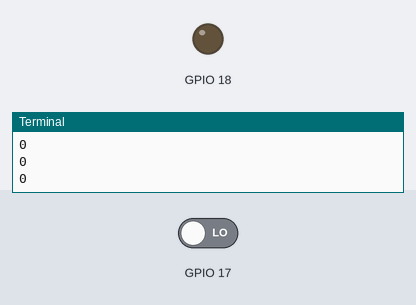
A program run on a simulated Raspberry Pi (BCM pin numbers). On the bench: output pins drawn as LEDs (lit = HIGH), the last lines printed to the terminal. The test bench sets the inputs (shaded band); at power-on: GPIO 17 LOW.

Above: at 1.2 s.
1.3 s: GPIO 17 driven HIGH
At 2.5 s:
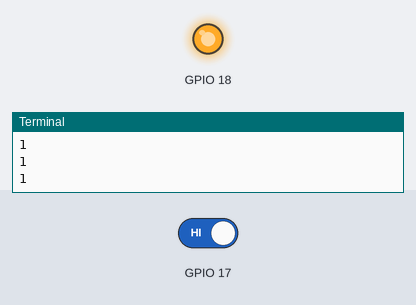
2.8 s: GPIO 17 driven LOW
At 3.7 s:
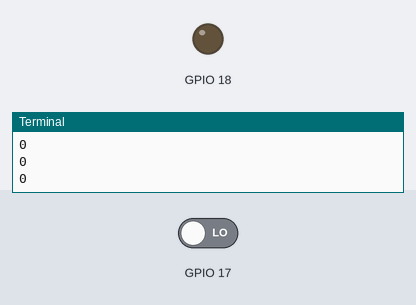
Timing chart, 0 to 5.8 s (numbered marks = the images above; inputs shaded):
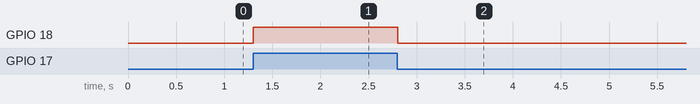

The program:

motion_sensor.py
```python
import RPi.GPIO as GPIO
import time

GPIO.setmode(GPIO.BCM)
GPIO.setup(17, GPIO.IN)
GPIO.setup(18, GPIO.OUT)

try:
  while True:
    print GPIO.input(17)

    if GPIO.input(17) == 1:
      GPIO.output(18, GPIO.HIGH)
    else:
      GPIO.output(18, GPIO.LOW)

    time.sleep(0.1)

except KeyboardInterrupt:
  pass

GPIO.cleanup()
```

Measured:
- after the input at 1.3 s, GPIO 18: LOW → HIGH at once
- after the input at 2.8 s, GPIO 18: HIGH → LOW at once
